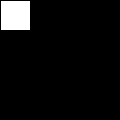
Frame 1 (no input)
Frame 60 (the mouse pressed at the canvas centre just before this capture): identical to frame 1, image omitted
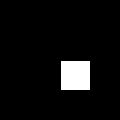
Frame 120 (the mouse held since frame 60 and released just before this capture)

The Processing sketch that drew these frames (run headless with seeded random() and noise(); from frame 60 on, the mouse is pressed at the canvas centre):

// Processing sketch: sketch_200317a
// ── sketch_200317a.pde
void setup()
{
  size(120, 120);
}

void draw()
{
  background(0);
  translate(mouseX, mouseY);
  rect(0, 0, 30, 30);
}
